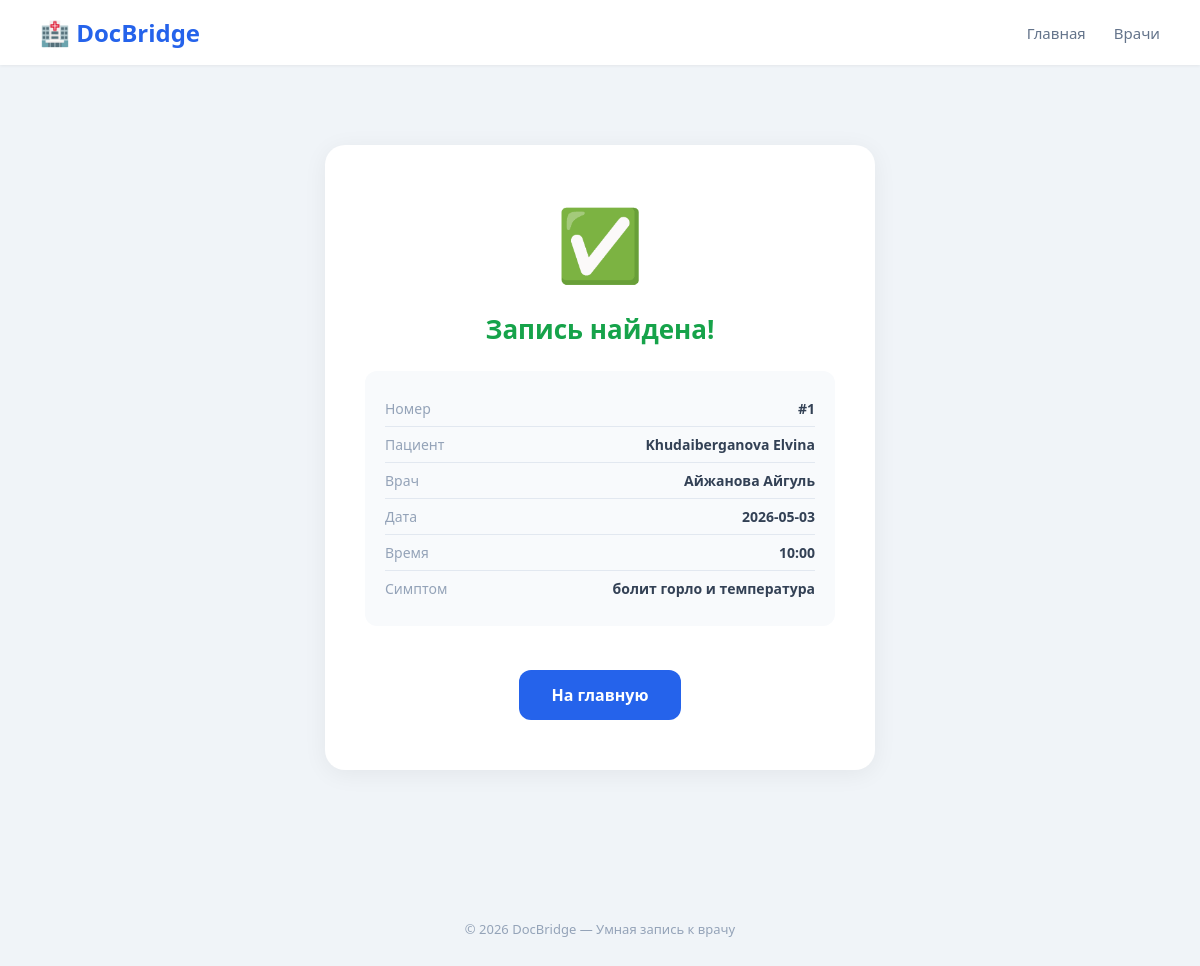
Screenshot of /check/1 with the database file from the repository.
### tables this page shows
CREATE TABLE appointments (
            id INTEGER PRIMARY KEY AUTOINCREMENT,
            patient_name TEXT NOT NULL,
            patient_phone TEXT NOT NULL,
            slot_id INTEGER NOT NULL,
            symptom_text TEXT,
            recommended_specialist TEXT,
            telegram_chat_id TEXT,
            created_at TIMESTAMP DEFAULT CURRENT_TIMESTAMP,
            FOREIGN KEY (slot_id) REFERENCES slots (id)
        );

CREATE TABLE doctors (
            id INTEGER PRIMARY KEY AUTOINCREMENT,
            name TEXT NOT NULL,
            specialization TEXT NOT NULL,
            experience_years INTEGER,
            photo_url TEXT,
            description TEXT
        );

CREATE TABLE slots (
            id INTEGER PRIMARY KEY AUTOINCREMENT,
            doctor_id INTEGER NOT NULL,
            date TEXT NOT NULL,
            time TEXT NOT NULL,
            is_booked INTEGER DEFAULT 0,
            FOREIGN KEY (doctor_id) REFERENCES doctors (id)
        );

### app.py (the view)
@app.route('/check/<int:appointment_id>')
def check_appointment(appointment_id):
    conn = get_db()
    cursor = conn.cursor()
    cursor.execute('''
        SELECT appointments.*, slots.date, slots.time, doctors.name as doctor_name
        FROM appointments
        JOIN slots ON appointments.slot_id = slots.id
        JOIN doctors ON slots.doctor_id = doctors.id
        WHERE appointments.id = ?
    ''', (appointment_id,))
    appointment = cursor.fetchone()
    conn.close()
    if not appointment:
        return render_template('check.html', found=False, appointment_id=appointment_id)
    return render_template('check.html', found=True, appointment=appointment)

### models.py (called while the page is built)
def get_db():
    conn = sqlite3.connect(DATABASE)
    conn.row_factory = sqlite3.Row
    return conn

### templates/check.html (shortened to what this page needs)
{% extends "base.html" %}
{% block content %}
<div class="confirmation-box">
    {% if found %}
        <div class="check-icon">✅</div>
        <h2>Запись найдена!</h2>
        <div class="confirmation-details">
            <div class="row"><span class="label">Номер</span><span class="value">#{{ appointment.id }}</span></div>
            <div class="row"><span class="label">Пациент</span><span class="value">{{ appointment.patient_name }}</span></div>
            <div class="row"><span class="label">Врач</span><span class="value">{{ appointment.doctor_name }}</span></div>
            <div class="row"><span class="label">Дата</span><span class="value">{{ appointment.date }}</span></div>
            <div class="row"><span class="label">Время</span><span class="value">{{ appointment.time }}</span></div>
            <div class="row"><span class="label">Симптом</span><span class="value">{{ appointment.symptom_text or 'Не указан' }}</span></div>
        </div>
    {% else %}
        <div class="check-icon">🔍</div>
        <h2>Запись не найдена</h2>
        <p>Запись с номером #{{ appointment_id }} не существует.</p>
    {% endif %}
    <a href="/" class="btn btn-primary" style="margin-top:20px;">На главную</a>
</div>
{% endblock %}

### static/css/style.css (style rules this page uses)
* { margin: 0; padding: 0; box-sizing: border-box; }
body { font-family: 'Segoe UI', Tahoma, Geneva, Verdana, sans-serif; background: #f0f4f8; color: #1e293b; min-height: 100vh; }
.btn { padding: 14px 32px; font-size: 16px; font-weight: 600; border: none; border-radius: 12px; cursor: pointer; text-decoration: none; display: inline-flex; align-items: center; gap: 8px; }
.btn-primary { background: #2563eb; color: white; }
.confirmation-box { background: white; border-radius: 20px; padding: 50px 40px; text-align: center; box-shadow: 0 4px 24px rgba(0,0,0,0.06); max-width: 550px; margin: 40px auto; }
.confirmation-box .check-icon { font-size: 70px; margin-bottom: 20px; }
.confirmation-box h2 { color: #16a34a; font-size: 26px; margin-bottom: 12px; }
.confirmation-details { background: #f8fafc; border-radius: 12px; padding: 20px; margin: 24px 0; text-align: left; }
.confirmation-details .row { display: flex; justify-content: space-between; padding: 8px 0; border-bottom: 1px solid #e2e8f0; font-size: 14px; }
.confirmation-details .row:last-child { border-bottom: none; }
.confirmation-details .label { color: #94a3b8; }
.confirmation-details .value { font-weight: 600; color: #334155; }

### rows the page displays
appointments: id "1", patient_name "Khudaiberganova Elvina", symptom_text "болит горло и температура"
doctors: doctor_name "Айжанова Айгуль"
slots: date "2026-05-03", time "10:00"
